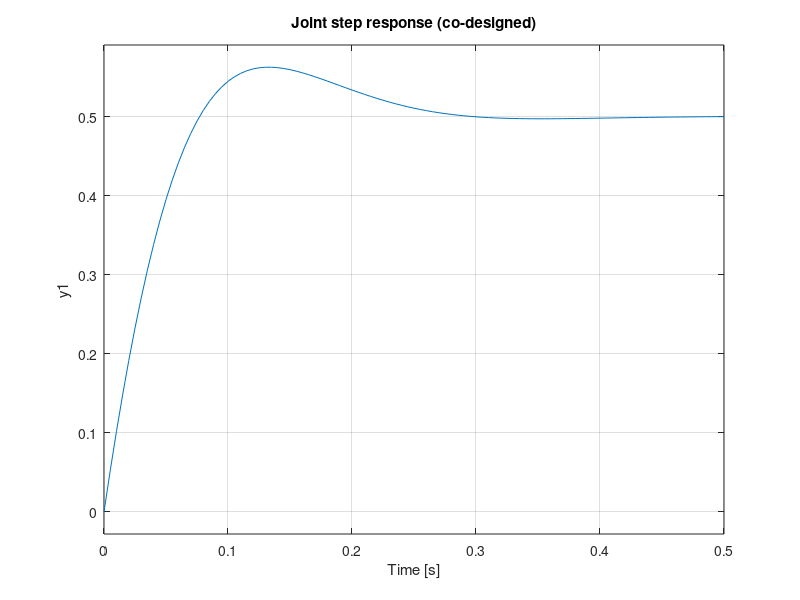

Write MATLAB code to recreate this figure. (Note: this script raises an error after producing the figure.)
J  = 0.02;
B  = 0.01;
N  = 10.0;
Kt = 0.05;
Ke = 0.05;
R  = 2.0;

Kp = 32.0;
Kd = 1.7;

Beq = B + (N^2)*Kt*Ke/R;
Ka  = N*Kt/R;

s = tf('s');

% Plant from voltage to angle: q(s) / v(s)
Gv = Ka / (J*s^2 + Beq*s);

% PD controller
C = Kp + Kd*s;

% Closed-loop from q_ref to q
T = feedback(C*Gv, 1);

step(0.5*T);                % 0.5 rad step
grid on;
title('Joint step response (co-designed)');

info = stepinfo(0.5*T);     % settling time, overshoot, etc.
disp(info);
      
